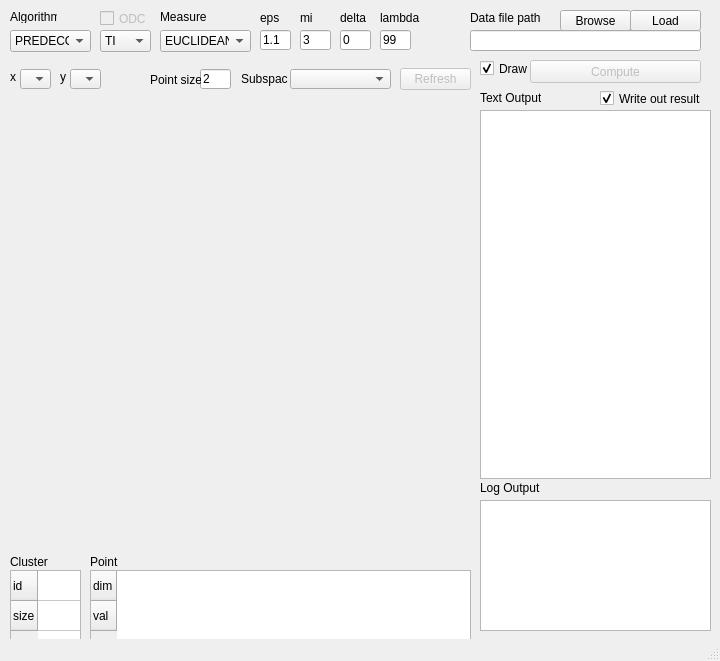
<?xml version="1.0" encoding="UTF-8"?>
<ui version="4.0">
 <class>MainWindow</class>
 <widget class="QMainWindow" name="MainWindow">
  <property name="geometry">
   <rect>
    <x>0</x>
    <y>0</y>
    <width>720</width>
    <height>661</height>
   </rect>
  </property>
  <property name="windowTitle">
   <string>Clustering</string>
  </property>
  <widget class="QWidget" name="centralWidget">
   <widget class="QComboBox" name="algorithmSelect">
    <property name="geometry">
     <rect>
      <x>10</x>
      <y>30</y>
      <width>81</width>
      <height>22</height>
     </rect>
    </property>
    <item>
     <property name="text">
      <string>PREDECON</string>
     </property>
    </item>
    <item>
     <property name="text">
      <string>SUBCLU</string>
     </property>
    </item>
    <item>
     <property name="text">
      <string>DBSCAN</string>
     </property>
    </item>
   </widget>
   <widget class="QLabel" name="label">
    <property name="geometry">
     <rect>
      <x>10</x>
      <y>10</y>
      <width>47</width>
      <height>13</height>
     </rect>
    </property>
    <property name="text">
     <string>Algorithm</string>
    </property>
   </widget>
   <widget class="QLineEdit" name="epsBox">
    <property name="geometry">
     <rect>
      <x>260</x>
      <y>30</y>
      <width>31</width>
      <height>20</height>
     </rect>
    </property>
    <property name="inputMask">
     <string/>
    </property>
    <property name="text">
     <string>1.1</string>
    </property>
   </widget>
   <widget class="QLabel" name="label_2">
    <property name="geometry">
     <rect>
      <x>260</x>
      <y>10</y>
      <width>21</width>
      <height>16</height>
     </rect>
    </property>
    <property name="text">
     <string>eps</string>
    </property>
   </widget>
   <widget class="QLineEdit" name="miBox">
    <property name="geometry">
     <rect>
      <x>300</x>
      <y>30</y>
      <width>31</width>
      <height>20</height>
     </rect>
    </property>
    <property name="text">
     <string>3</string>
    </property>
   </widget>
   <widget class="QLabel" name="label_3">
    <property name="geometry">
     <rect>
      <x>300</x>
      <y>10</y>
      <width>16</width>
      <height>16</height>
     </rect>
    </property>
    <property name="text">
     <string>mi</string>
    </property>
   </widget>
   <widget class="QLineEdit" name="deltaBox">
    <property name="geometry">
     <rect>
      <x>340</x>
      <y>30</y>
      <width>31</width>
      <height>20</height>
     </rect>
    </property>
    <property name="text">
     <string>0</string>
    </property>
   </widget>
   <widget class="QLabel" name="deltaLabel">
    <property name="geometry">
     <rect>
      <x>340</x>
      <y>10</y>
      <width>31</width>
      <height>16</height>
     </rect>
    </property>
    <property name="text">
     <string>delta</string>
    </property>
   </widget>
   <widget class="QLineEdit" name="lambdaBox">
    <property name="geometry">
     <rect>
      <x>380</x>
      <y>30</y>
      <width>31</width>
      <height>20</height>
     </rect>
    </property>
    <property name="text">
     <string>99</string>
    </property>
   </widget>
   <widget class="QLabel" name="lambdaLabel">
    <property name="geometry">
     <rect>
      <x>380</x>
      <y>10</y>
      <width>41</width>
      <height>16</height>
     </rect>
    </property>
    <property name="text">
     <string>lambda</string>
    </property>
   </widget>
   <widget class="QPushButton" name="computeButton">
    <property name="enabled">
     <bool>false</bool>
    </property>
    <property name="geometry">
     <rect>
      <x>530</x>
      <y>60</y>
      <width>171</width>
      <height>23</height>
     </rect>
    </property>
    <property name="text">
     <string>Compute</string>
    </property>
   </widget>
   <widget class="QTextBrowser" name="outputBrowser">
    <property name="geometry">
     <rect>
      <x>480</x>
      <y>110</y>
      <width>231</width>
      <height>369</height>
     </rect>
    </property>
   </widget>
   <widget class="QLabel" name="label_6">
    <property name="geometry">
     <rect>
      <x>480</x>
      <y>90</y>
      <width>61</width>
      <height>16</height>
     </rect>
    </property>
    <property name="text">
     <string>Text Output</string>
    </property>
   </widget>
   <widget class="QPushButton" name="browseButton">
    <property name="geometry">
     <rect>
      <x>560</x>
      <y>10</y>
      <width>71</width>
      <height>21</height>
     </rect>
    </property>
    <property name="text">
     <string>Browse</string>
    </property>
   </widget>
   <widget class="QLineEdit" name="dataFileBox">
    <property name="geometry">
     <rect>
      <x>470</x>
      <y>30</y>
      <width>231</width>
      <height>21</height>
     </rect>
    </property>
   </widget>
   <widget class="QLabel" name="label_7">
    <property name="geometry">
     <rect>
      <x>470</x>
      <y>10</y>
      <width>71</width>
      <height>16</height>
     </rect>
    </property>
    <property name="text">
     <string>Data file path</string>
    </property>
   </widget>
   <widget class="QComboBox" name="dataStructureSelect">
    <property name="geometry">
     <rect>
      <x>100</x>
      <y>30</y>
      <width>51</width>
      <height>22</height>
     </rect>
    </property>
    <item>
     <property name="text">
      <string>TI</string>
     </property>
    </item>
    <item>
     <property name="text">
      <string>BASIC</string>
     </property>
    </item>
   </widget>
   <widget class="QComboBox" name="measureSelect">
    <property name="geometry">
     <rect>
      <x>160</x>
      <y>30</y>
      <width>91</width>
      <height>22</height>
     </rect>
    </property>
    <item>
     <property name="text">
      <string>EUCLIDEAN</string>
     </property>
    </item>
    <item>
     <property name="text">
      <string>MANHATTAN</string>
     </property>
    </item>
   </widget>
   <widget class="QLabel" name="label_8">
    <property name="geometry">
     <rect>
      <x>160</x>
      <y>10</y>
      <width>47</width>
      <height>13</height>
     </rect>
    </property>
    <property name="text">
     <string>Measure</string>
    </property>
   </widget>
   <widget class="QCheckBox" name="drawCheckBox">
    <property name="enabled">
     <bool>true</bool>
    </property>
    <property name="geometry">
     <rect>
      <x>480</x>
      <y>60</y>
      <width>51</width>
      <height>17</height>
     </rect>
    </property>
    <property name="text">
     <string>Draw</string>
    </property>
    <property name="checked">
     <bool>true</bool>
    </property>
   </widget>
   <widget class="QCheckBox" name="writeOutCheckBox">
    <property name="geometry">
     <rect>
      <x>600</x>
      <y>90</y>
      <width>101</width>
      <height>17</height>
     </rect>
    </property>
    <property name="text">
     <string>Write out results</string>
    </property>
    <property name="checked">
     <bool>true</bool>
    </property>
   </widget>
   <widget class="QCheckBox" name="odcCheckBox">
    <property name="enabled">
     <bool>false</bool>
    </property>
    <property name="geometry">
     <rect>
      <x>100</x>
      <y>10</y>
      <width>70</width>
      <height>17</height>
     </rect>
    </property>
    <property name="text">
     <string>ODC</string>
    </property>
   </widget>
   <widget class="QTextBrowser" name="logBrowser">
    <property name="geometry">
     <rect>
      <x>480</x>
      <y>500</y>
      <width>231</width>
      <height>131</height>
     </rect>
    </property>
   </widget>
   <widget class="QLabel" name="label_11">
    <property name="geometry">
     <rect>
      <x>480</x>
      <y>480</y>
      <width>61</width>
      <height>16</height>
     </rect>
    </property>
    <property name="text">
     <string>Log Output</string>
    </property>
   </widget>
   <widget class="QPushButton" name="loadButton">
    <property name="geometry">
     <rect>
      <x>630</x>
      <y>10</y>
      <width>71</width>
      <height>21</height>
     </rect>
    </property>
    <property name="text">
     <string>Load</string>
    </property>
   </widget>
   <widget class="QCustomPlot" name="plotView" native="true">
    <property name="geometry">
     <rect>
      <x>10</x>
      <y>90</y>
      <width>460</width>
      <height>460</height>
     </rect>
    </property>
   </widget>
   <widget class="QTableWidget" name="selectedPointView">
    <property name="geometry">
     <rect>
      <x>90</x>
      <y>570</y>
      <width>381</width>
      <height>71</height>
     </rect>
    </property>
    <attribute name="horizontalHeaderVisible">
     <bool>false</bool>
    </attribute>
    <row>
     <property name="text">
      <string>dim</string>
     </property>
    </row>
    <row>
     <property name="text">
      <string>val</string>
     </property>
    </row>
   </widget>
   <widget class="QLineEdit" name="pointSizeBox">
    <property name="geometry">
     <rect>
      <x>200</x>
      <y>69</y>
      <width>31</width>
      <height>20</height>
     </rect>
    </property>
    <property name="inputMask">
     <string/>
    </property>
    <property name="text">
     <string>2</string>
    </property>
   </widget>
   <widget class="QComboBox" name="subspaceSelect">
    <property name="geometry">
     <rect>
      <x>290</x>
      <y>69</y>
      <width>101</width>
      <height>20</height>
     </rect>
    </property>
   </widget>
   <widget class="QLabel" name="label_10">
    <property name="geometry">
     <rect>
      <x>60</x>
      <y>69</y>
      <width>16</width>
      <height>16</height>
     </rect>
    </property>
    <property name="text">
     <string>y</string>
    </property>
   </widget>
   <widget class="QLabel" name="label_9">
    <property name="geometry">
     <rect>
      <x>150</x>
      <y>69</y>
      <width>51</width>
      <height>21</height>
     </rect>
    </property>
    <property name="text">
     <string>Point size</string>
    </property>
   </widget>
   <widget class="QLabel" name="subspaceLabel">
    <property name="geometry">
     <rect>
      <x>241</x>
      <y>69</y>
      <width>47</width>
      <height>20</height>
     </rect>
    </property>
    <property name="text">
     <string>Subspace</string>
    </property>
   </widget>
   <widget class="QPushButton" name="refreshButton">
    <property name="enabled">
     <bool>false</bool>
    </property>
    <property name="geometry">
     <rect>
      <x>400</x>
      <y>68</y>
      <width>71</width>
      <height>22</height>
     </rect>
    </property>
    <property name="text">
     <string>Refresh</string>
    </property>
   </widget>
   <widget class="QComboBox" name="xSelect">
    <property name="geometry">
     <rect>
      <x>20</x>
      <y>69</y>
      <width>31</width>
      <height>20</height>
     </rect>
    </property>
   </widget>
   <widget class="QComboBox" name="ySelect">
    <property name="geometry">
     <rect>
      <x>70</x>
      <y>69</y>
      <width>31</width>
      <height>20</height>
     </rect>
    </property>
   </widget>
   <widget class="QLabel" name="label_5">
    <property name="geometry">
     <rect>
      <x>10</x>
      <y>69</y>
      <width>16</width>
      <height>16</height>
     </rect>
    </property>
    <property name="text">
     <string>x</string>
    </property>
   </widget>
   <widget class="QTableWidget" name="selectedClusterView">
    <property name="geometry">
     <rect>
      <x>10</x>
      <y>570</y>
      <width>71</width>
      <height>71</height>
     </rect>
    </property>
    <attribute name="horizontalHeaderVisible">
     <bool>false</bool>
    </attribute>
    <row>
     <property name="text">
      <string>id</string>
     </property>
    </row>
    <row>
     <property name="text">
      <string>size</string>
     </property>
    </row>
    <column>
     <property name="text">
      <string/>
     </property>
    </column>
   </widget>
   <widget class="QLabel" name="label_4">
    <property name="geometry">
     <rect>
      <x>10</x>
      <y>555</y>
      <width>47</width>
      <height>13</height>
     </rect>
    </property>
    <property name="text">
     <string>Cluster</string>
    </property>
   </widget>
   <widget class="QLabel" name="label_12">
    <property name="geometry">
     <rect>
      <x>90</x>
      <y>555</y>
      <width>47</width>
      <height>13</height>
     </rect>
    </property>
    <property name="text">
     <string>Point</string>
    </property>
   </widget>
  </widget>
  <widget class="QMenuBar" name="menuBar">
   <property name="geometry">
    <rect>
     <x>0</x>
     <y>0</y>
     <width>720</width>
     <height>21</height>
    </rect>
   </property>
  </widget>
  <widget class="QStatusBar" name="statusBar"/>
 </widget>
 <layoutdefault spacing="6" margin="11"/>
 <customwidgets>
  <customwidget>
   <class>QCustomPlot</class>
   <extends>QWidget</extends>
   <header>qcustomplot.h</header>
   <container>1</container>
  </customwidget>
 </customwidgets>
 <resources/>
 <connections/>
</ui>
